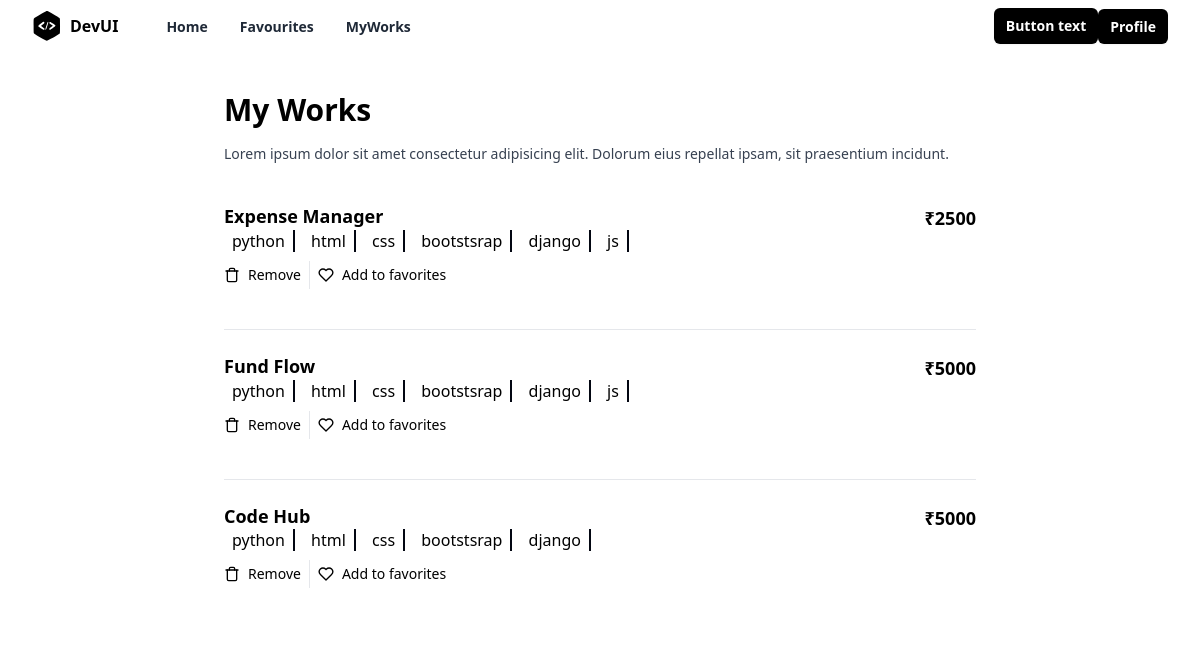
Screenshot of /works/all/ (signed in) with the database file from the repository.
### store/models.py (models this page shows, shortened)
class Project(models.Model):
    title=models.CharField(max_length=150)
    description=models.TextField()
    tag_objects=models.ManyToManyField(Tag)
    owner=models.ForeignKey(User,on_delete=models.CASCADE,related_name="projects")
    thumbnail=EmbedVideoField()
    price=models.PositiveIntegerField()
    files=models.FileField(upload_to="projects",null=True,)
    created_date=models.DateTimeField(auto_now_add=True)
    updated_date=models.DateTimeField(auto_now=True)
    is_active=models.BooleanField(default=True)

class Tag(models.Model):
    title=models.CharField(max_length=150,unique=True)
    created_date=models.DateTimeField(auto_now_add=True)
    updated_date=models.DateTimeField(auto_now=True)
    is_active=models.BooleanField(default=True)
    def __str__(self) -> str:
        return self.title

### store/views.py (the view)
# urls.py: path("works/all/",views.MyProjectListView.as_view(),name="myworks"),
class MyProjectListView(View):
    def get(self,request,*args,**kwargs):
        qs=request.user.projects.all()
        return render(request,"store/myprojects.html",{"works":qs})

### store/templates/store/myprojects.html (shortened to what this page needs)
{%extends 'store/base.html'%}
{% load embed_video_tags %}
{%block main_block%}
<div class="mx-auto flex max-w-3xl flex-col space-y-4 p-6 px-2 sm:p-10 sm:px-2">
    <h2 class="text-3xl font-bold">My Works</h2>
    <p class="mt-3 text-sm font-medium text-gray-700">
      Lorem ipsum dolor sit amet consectetur adipisicing elit. Dolorum eius
      repellat ipsam, sit praesentium incidunt.
    </p>
    <ul class="flex flex-col divide-y divide-gray-200">
      {%for  w in works%}
      <li class="flex flex-col py-6 sm:flex-row sm:justify-between">
        <div class="flex w-full space-x-2 sm:space-x-4">
          <div class="flex w-full flex-col justify-between pb-4">
            <div class="flex w-full justify-between space-x-2 pb-2">
              <div class="space-y-1">
                <h3 class="text-lg font-semibold leading-snug sm:pr-8">
                  {{w.title}}
                </h3>
                {%for t in w.tag_objects.all%}
                <span class="border-e-2 px-2 me-1 border-gray-950">{{t}}</span>
                {%endfor%}
              </div>
              <div class="text-right">
                <p class="text-lg font-semibold">₹{{w.price}}</p>
              </div>
            </div>
            <div class="flex divide-x text-sm">
              <a
              href="{%url 'work-delete' w.id%}"
                type="button"
                class="flex items-center space-x-2 px-2 py-1 pl-0"
              >
                <span>Remove</span>
            </a>
              <button type="button" class="flex items-center space-x-2 px-2 py-1">
                <span>Add to favorites</span>
              </button>
            </div>
          </div>
        </div>
      </li>
      {%endfor%}
    </ul>
  </div>
{%endblock%}

### rows the page displays
Project: title "Expense Manager", price "2500"
Tag: title "python"
Tag: title "html"
Tag: title "css"
Tag: title "bootstsrap"
Tag: title "django"
Tag: title "js"
Project: title "Fund Flow", price "5000"
Project: title "Code Hub", price "5000"
